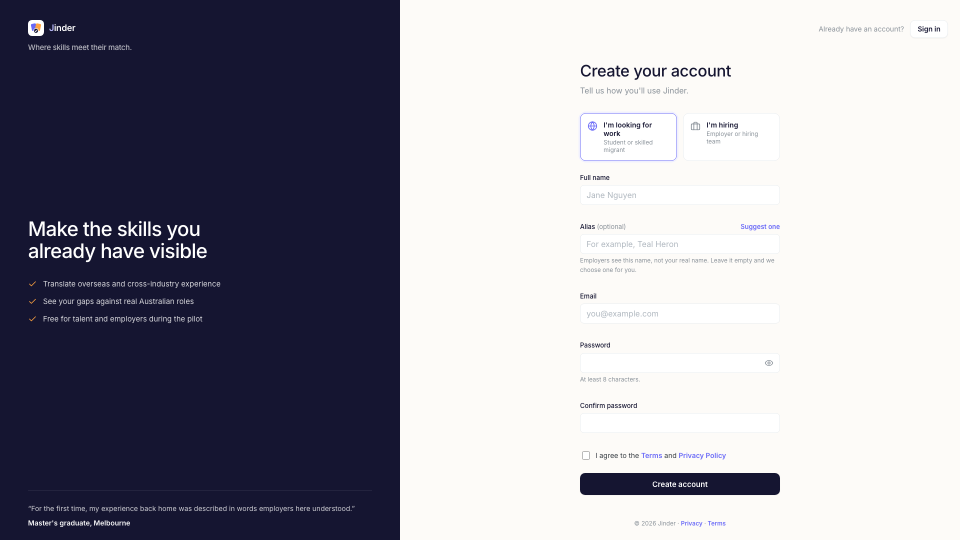
#> input picture Presentation/Video/audio/yt_00_signup.png, 1920 x 1080 px, found by its file name (shown at 1/2 size)
$ python build_yt_video_v2.py
#> lines starting #> are read from the running program, lines starting #| are printed output that depends on the picture
#!/usr/bin/env python3
import os
import subprocess
import textwrap
from PIL import Image, ImageDraw, ImageFont
import numpy as np

FFMPEG_BIN = "/Library/Frameworks/Python.framework/Versions/3.14/lib/python3.14/site-packages/imageio_ffmpeg/binaries/ffmpeg-macos-aarch64-v7.1"
font_path_bold = "/System/Library/Fonts/Supplemental/Arial Bold.ttf"
font_path_reg = "/System/Library/Fonts/Supplemental/Arial.ttf"

font_badge = ImageFont.truetype(font_path_bold, 16)
font_title = ImageFont.truetype(font_path_bold, 44)
font_sub = ImageFont.truetype(font_path_reg, 24)
font_caption = ImageFont.truetype(font_path_bold, 21)

scenes = [
    {
        "index": 0,
        "step": "STEP 01 OF 09 • TALENT ONBOARDING",
        "title": "Account Creation & Role Selection",
        "sub": "Role Picker • Anonymous Wildlife Persona • National Standards",
        "img": "Presentation/audio/yt_00_signup.png",
        "audio": "Presentation/audio/yt_audio_0.mp3",
        "subtitle": "To get started with Jinder, talents and employers can create an account in seconds. Candidates select their role, choose an anonymous Australian wildlife persona like Teal Heron to protect privacy and eliminate bias, and enter their details under strict national standards."
    },
    {
        "index": 1,
        "step": "STEP 02 OF 09 • PLATFORM ACCESS",
        "title": "Dual-Role Authentication",
        "sub": "Instant 1-Click Platform Access for Talents & Hiring Teams",
        "img": "Presentation/audio/yt_01_login.png",
        "audio": "Presentation/audio/yt_audio_1.mp3",
        "subtitle": "Welcome to Jinder, the autonomous capability alignment platform for Australia. Let's sign into the live application as candidate Linh Nguyen."
    },
    {
        "index": 2,
        "step": "STEP 03 OF 09 • TALENT WORKSPACE",
        "title": "Overseas Qualification Harmonisation",
        "sub": "ANZSCO 224114 Data Analyst • AQF Level 7 Benchmarking",
        "img": "Presentation/audio/yt_02_talent_home.png",
        "audio": "Presentation/audio/yt_audio_2.mp3",
        "subtitle": "Linh's overseas BI Specialist title is harmonised to ANZSCO 224114 Data Analyst (AQF Level 7), masked under anonymous persona Teal Heron."
    },
    {
        "index": 3,
        "step": "STEP 04 OF 09 • OPPORTUNITY DISCOVERY",
        "title": "Continuous Feed Ranking (Formula F-05)",
        "sub": "Continuous Match Engine Across Melbourne, Sydney & Canberra",
        "img": "Presentation/audio/yt_03_jobs_feed.png",
        "audio": "Presentation/audio/yt_audio_3.mp3",
        "subtitle": "Jinder executes Formula F-05 to rank open roles across Melbourne, Sydney, and Canberra by skill coverage, fit score, and salary upside."
    },
    {
        "index": 4,
        "step": "STEP 05 OF 09 • EXPLAINABLE TELEMETRY",
        "title": "Skill Overlap & Gap Analysis",
        "sub": "Transparent Mathematical Breakdown • Targeted Course Actions",
        "img": "Presentation/audio/yt_04_job_detail.png",
        "audio": "Presentation/audio/yt_audio_4.mp3",
        "subtitle": "Reviewing the Data Analyst role at Stringybark Data: 76% skill coverage, verified SQL & Python competencies, and transparent gap flagging."
    },
    {
        "index": 5,
        "step": "STEP 06 OF 09 • VACANCY BENCHMARKING",
        "title": "Multi-Role Comparison Tray",
        "sub": "Benchmarking Opportunities Across Remuneration & Flexibility",
        "img": "Presentation/audio/yt_05_job_compare.png",
        "audio": "Presentation/audio/yt_audio_5.mp3",
        "subtitle": "Candidates benchmark multiple job opportunities side-by-side across salary, hybrid work flexibility, and long-term capability growth."
    },
    {
        "index": 6,
        "step": "STEP 07 OF 09 • EMPLOYER PORTAL",
        "title": "Zero-PII Wildlife Candidate Feed",
        "sub": "Eliminating Demographic Hiring Bias With Masked Personas",
        "img": "Presentation/audio/yt_06_wildlife_candidates.png",
        "audio": "Presentation/audio/yt_audio_6.mp3",
        "subtitle": "Switching to Employer portal: Hiring managers discover talent masked under wildlife personas like Violet Koala to eliminate demographic bias."
    },
    {
        "index": 7,
        "step": "STEP 08 OF 09 • CAPABILITY PROVENANCE",
        "title": "Verified Evidence & CV Citations",
        "sub": "Concrete CV Tracing • Statutory Blocker Audit Trail",
        "img": "Presentation/audio/yt_07_candidate_detail.png",
        "audio": "Presentation/audio/yt_audio_7.mp3",
        "subtitle": "In-depth candidate profile: Every claimed competency is anchored to concrete CV citations, certifications, and Australian benchmarks."
    },
    {
        "index": 8,
        "step": "STEP 09 OF 09 • RADAR BENCHMARKING",
        "title": "Multi-Candidate Radar Comparison",
        "sub": "Identical Radar Axes • Skill Fit, Seniority & Certifications",
        "img": "Presentation/audio/yt_08_recruiter_compare.png",
        "audio": "Presentation/audio/yt_audio_8.mp3",
        "subtitle": "Multi-candidate compare tray: Contrasting candidate profiles on identical radar axes across skill fit, seniority, and certification readiness."
    }
]

w, h = 1920, 1080

def create_transition_frame(step_text, title_text, sub_text, out_path, step_num):
#> called with step_text = 'STEP 01 OF 09 • TALENT ONBOARDING', title_text = 'Account Creation & Role Selection', out_path = 'Presentation/audio/v2_trans_0.png', step_num = 0
    y, x = np.ogrid[:h, :w]
    cx, cy = w // 2, h // 2
    dist = np.sqrt((x - cx)**2 + (y - cy)**2)
    r_norm = np.clip(dist / 950.0, 0, 1)

    r_ch = (15 + (1 - r_norm) * 26).astype(np.uint8)
    g_ch = (17 + (1 - r_norm) * 22).astype(np.uint8)
    b_ch = (36 + (1 - r_norm) * 48).astype(np.uint8)

    img_arr = np.dstack([r_ch, g_ch, b_ch])
    img = Image.fromarray(img_arr, mode="RGB").convert("RGBA")
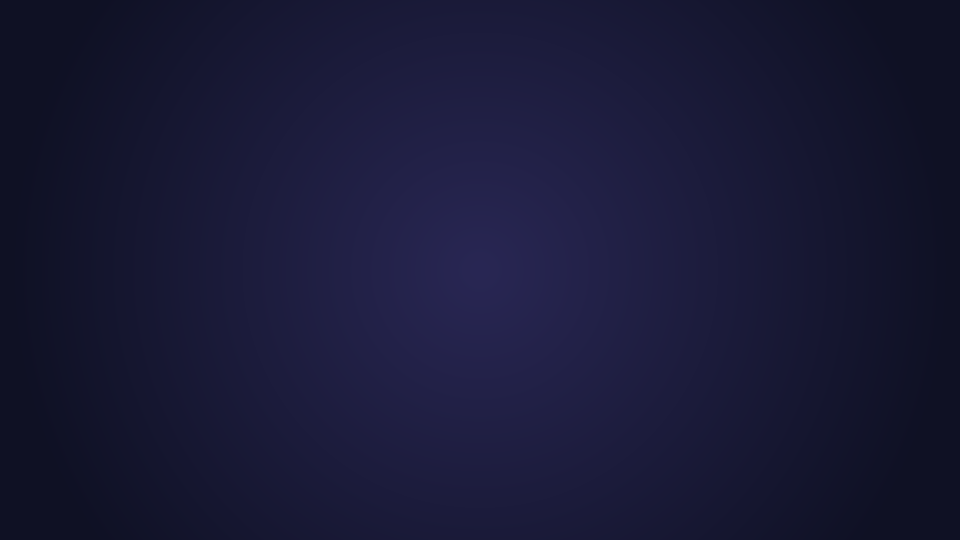
#> img: PIL image 1920x1080 RGBA (shown at 1/2 size); mean R, G, B, A 24.5, 25, 54, 255

    overlay = Image.new("RGBA", (w, h), (0, 0, 0, 0))
#> overlay: PIL image 1920x1080 RGBA; every value is 0
    draw = ImageDraw.Draw(overlay)

    # Ambient glowing orbs
    draw.ellipse([cx - 450, cy - 350, cx + 450, cy + 450], fill=(104, 104, 247, 32))
    draw.ellipse([cx - 220, cy - 220, cx + 220, cy + 220], fill=(255, 163, 64, 28))

    # Center Glass Card
    card_w, card_h = 1040, 360
    x0 = (w - card_w) // 2
    y0 = (h - card_h) // 2
    x1, y1 = x0 + card_w, y0 + card_h

    draw.rounded_rectangle([x0, y0, x1, y1], radius=24, fill=(18, 21, 46, 238), outline=(104, 104, 247, 180), width=2)

    # Step Badge
    draw.rounded_rectangle([x0 + 44, y0 + 44, x0 + 420, y0 + 86], radius=20, fill=(104, 104, 247, 65), outline=(104, 104, 247, 210), width=1)
    draw.text((x0 + 64, y0 + 54), step_text, fill=(165, 180, 252, 255), font=font_badge)

    # Main Title
    draw.text((x0 + 44, y0 + 115), title_text, fill=(255, 255, 255, 255), font=font_title)

    # Subtitle
    draw.text((x0 + 44, y0 + 195), sub_text, fill=(148, 163, 184, 255), font=font_sub)

    # Progress bar indicator
    total_bar_w = card_w - 88
    active_bar_w = int(total_bar_w * ((step_num + 1) / 9.0))
    draw.rounded_rectangle([x0 + 44, y1 - 44, x0 + 44 + active_bar_w, y1 - 38], radius=3, fill=(255, 163, 64, 255))
    draw.rounded_rectangle([x0 + 44 + active_bar_w, y1 - 44, x1 - 44, y1 - 38], radius=3, fill=(255, 255, 255, 35))

    final_img = Image.alpha_composite(img, overlay).convert("RGB")
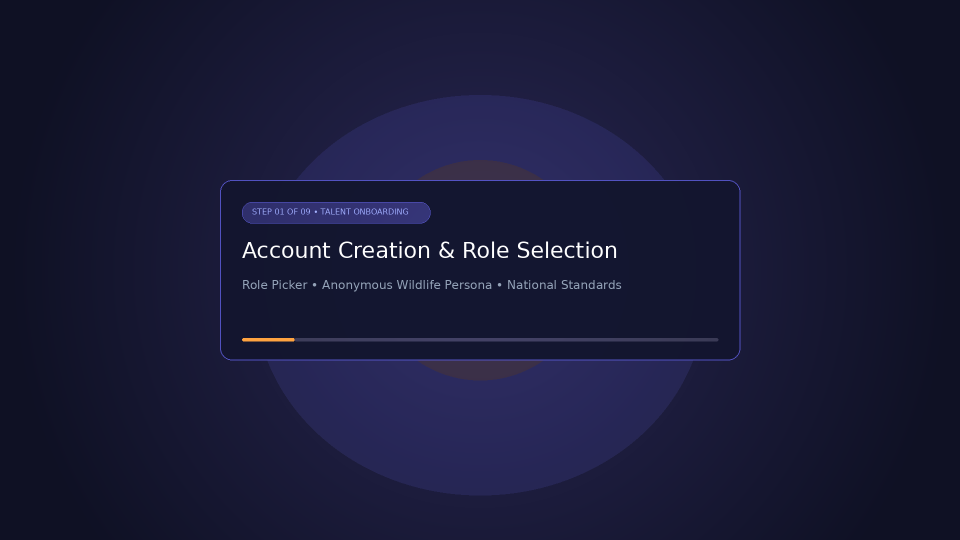
#> final_img: PIL image 1920x1080 RGB (shown at 1/2 size); mean R, G, B 24.9, 25.9, 54.8
    final_img.save(out_path)


def create_app_frame(img_path, subtitle_text, out_path):
#> called with img_path = 'Presentation/audio/yt_00_signup.png', out_path = 'Presentation/audio/v2_app_0.png'
    base = Image.open(img_path).convert("RGBA")
    if base.size != (1920, 1080):
        base = base.resize((1920, 1080), Image.Resampling.LANCZOS)

    overlay = Image.new("RGBA", (1920, 1080), (0, 0, 0, 0))
    draw = ImageDraw.Draw(overlay)

    # NOTICE: NO TOP CHAPTER BAR! KEEP THE APP SCREEN 100% CLEAN!
    # Bottom Subtitle Box only:
    sub_x0, sub_y0, sub_x1, sub_y1 = 80, 960, 1840, 1050
    draw.rounded_rectangle([sub_x0, sub_y0, sub_x1, sub_y1], radius=16, fill=(10, 12, 28, 238), outline=(255, 255, 255, 60), width=1)

    lines = textwrap.wrap(subtitle_text, width=130)
    line_y = sub_y0 + (45 - (len(lines) * 14))
    for l in lines:
        bbox = draw.textbbox((0, 0), l, font=font_caption)
        text_w = bbox[2] - bbox[0]
        text_x = 960 - (text_w // 2)
        draw.text((text_x, line_y), l, fill=(255, 255, 255, 255), font=font_caption)
        line_y += 28
#> this loop made 3 passes
#> (bbox, text_w, text_x) on passes 1 to 3: ((-1, 4, 1295, 24), 1296, 312), ((0, 4, 1338, 24), 1338, 291), ((0, 4, 203, 20), 203, 859)
#> after the loop, line_y = 1047

    final_img = Image.alpha_composite(base, overlay).convert("RGB")
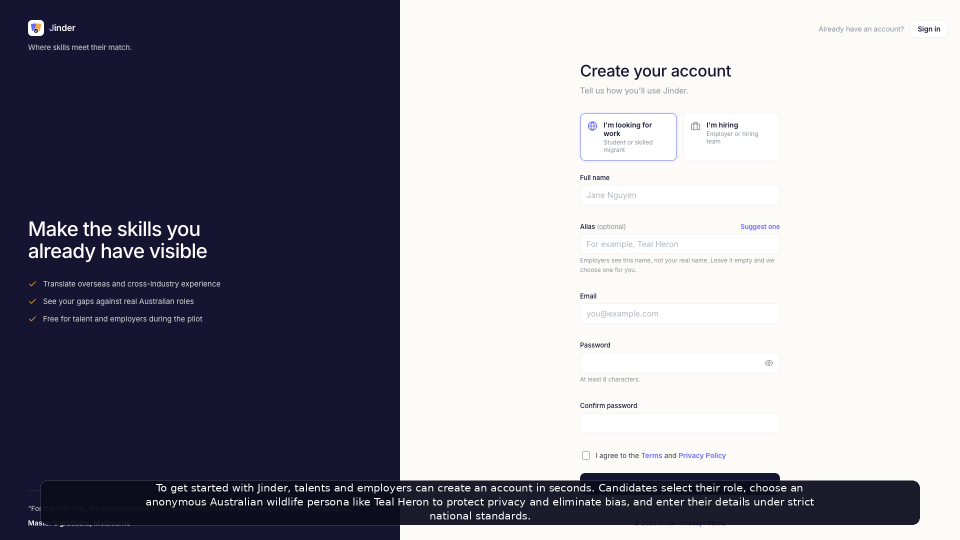
#> final_img: PIL image 1920x1080 RGB (shown at 1/2 size); mean R, G, B 147, 146.3, 156.8
    final_img.save(out_path)


print("=== 1. Generating Frames for 9 Scenes ===")
trans_files = []
app_files = []

for sc in scenes:
    i = sc["index"]
    t_out = f"Presentation/audio/v2_trans_{i}.png"
    create_transition_frame(sc["step"], sc["title"], sc["sub"], t_out, i)
    trans_files.append(t_out)
    print(f"Created transition frame: {t_out}")

    a_out = f"Presentation/audio/v2_app_{i}.png"
    create_app_frame(sc["img"], sc["subtitle"], a_out)
    app_files.append(a_out)
    print(f"Created app frame: {a_out}")
#> pass 2 of the loop `for sc in scenes:`:
#> in create_transition_frame (call 2), `final_img = Image.alpha_composite(img, overlay).convert("RGB")`:
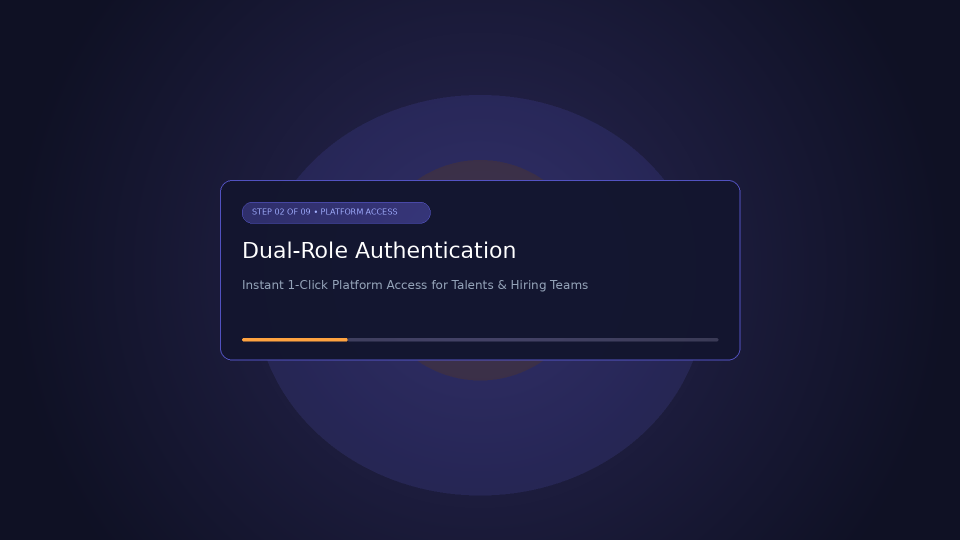
#> final_img: PIL image 1920x1080 RGB (shown at 1/2 size); mean R, G, B 24.8, 25.7, 54.6
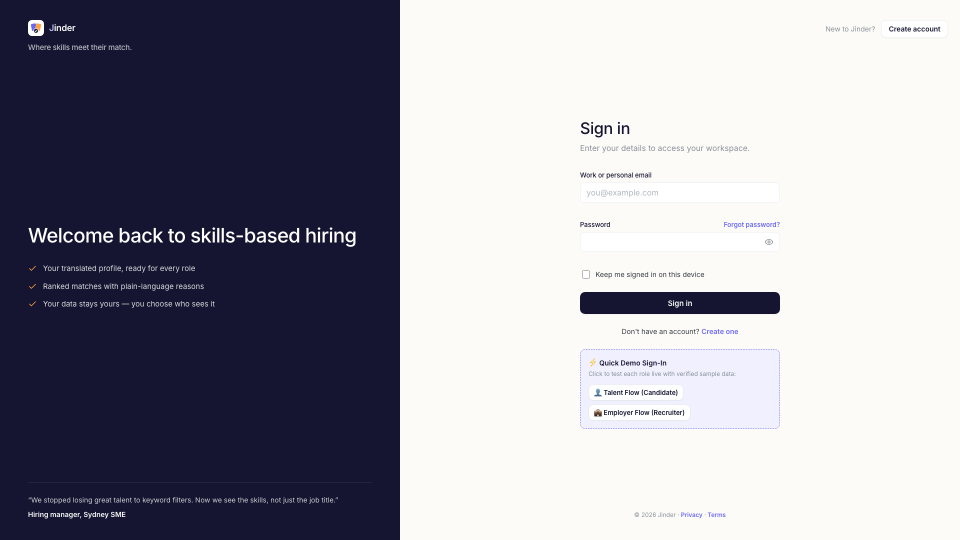
#> input picture Presentation/Video/audio/yt_01_login.png, 1920 x 1080 px, found by its file name (shown at 1/2 size)
#> the loop in create_app_frame (call 2), `for l in lines:` made 2 passes
#> (bbox, text_w, text_x) on passes 1 to 2: ((0, 4, 1337, 24), 1337, 292), ((0, 4, 139, 24), 139, 891)
#> after the loop in create_app_frame (call 2), `for l in lines:`: line_y = 1033
#> in create_app_frame (call 2), `final_img = Image.alpha_composite(base, overlay).convert("RGB")`:
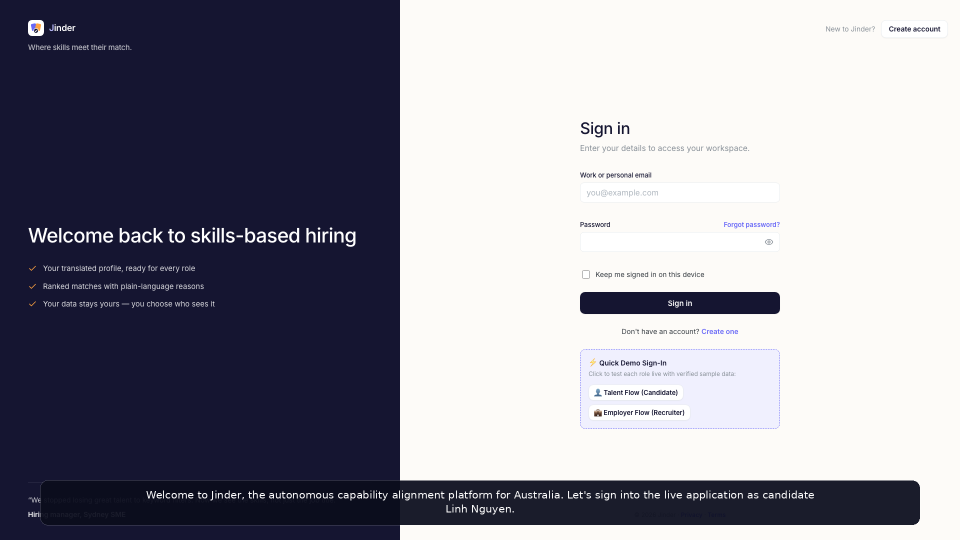
#> final_img: PIL image 1920x1080 RGB (shown at 1/2 size); mean R, G, B 144.9, 144.1, 155.1
#> pass 3 of the loop `for sc in scenes:`:
#> in create_transition_frame (call 3), `final_img = Image.alpha_composite(img, overlay).convert("RGB")`:
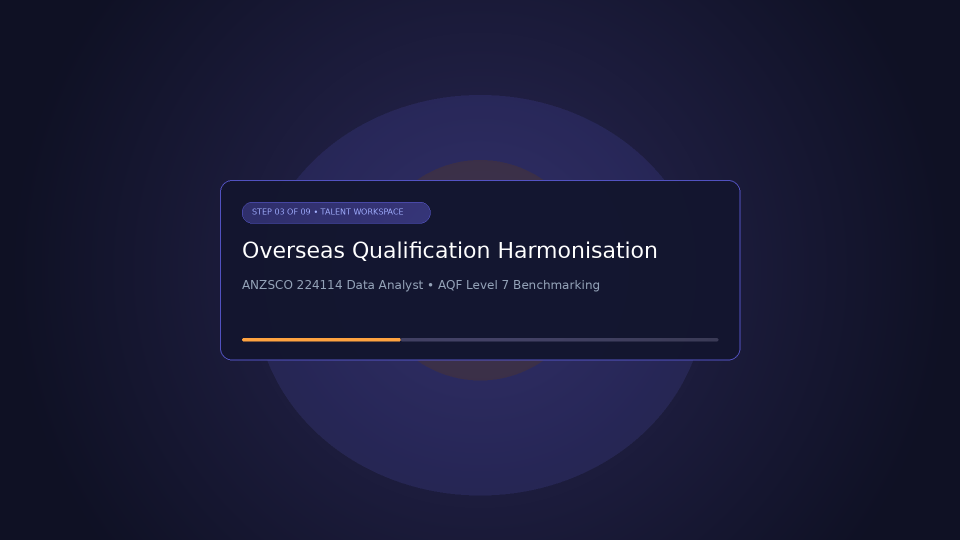
#> final_img: PIL image 1920x1080 RGB (shown at 1/2 size); mean R, G, B 25.1, 26.1, 54.8
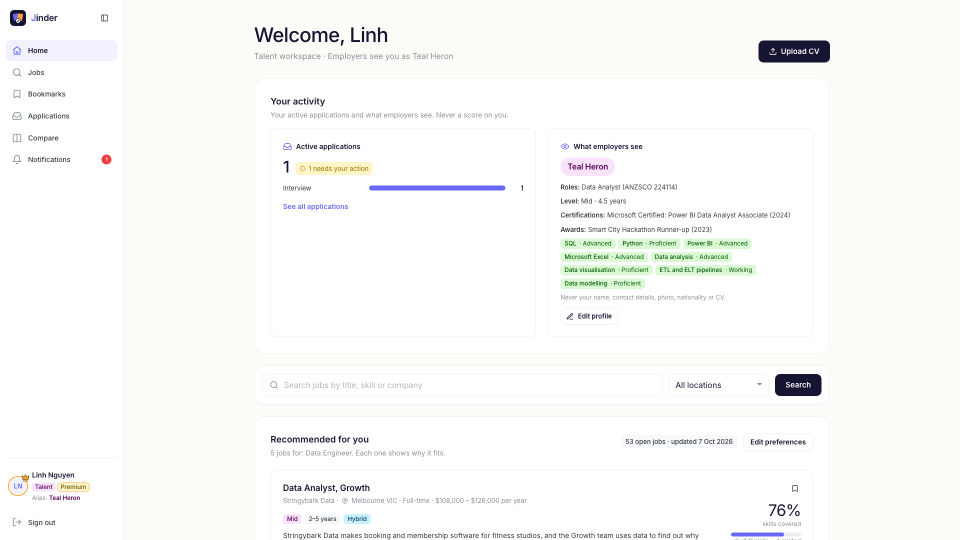
#> input picture Presentation/Video/audio/yt_02_talent_home.png, 1920 x 1080 px, found by its file name (shown at 1/2 size)
#> the loop in create_app_frame (call 3), `for l in lines:` made 2 passes
#> (bbox, text_w, text_x) on passes 1 to 2: ((0, 4, 1430, 24), 1430, 245), ((0, 5, 70, 20), 70, 925)
#> in create_app_frame (call 3), `final_img = Image.alpha_composite(base, overlay).convert("RGB")`:
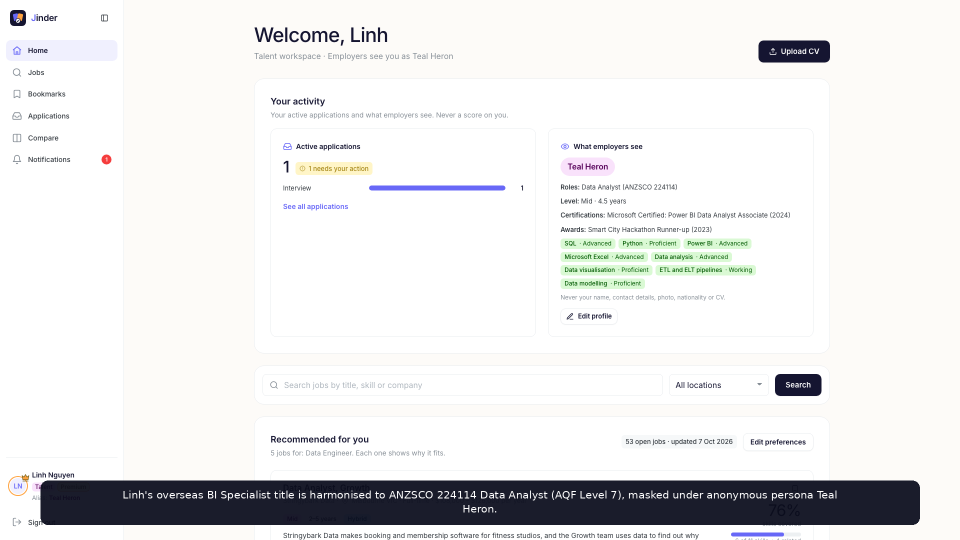
#> final_img: PIL image 1920x1080 RGB (shown at 1/2 size); mean R, G, B 233.2, 233, 233.1
#> (the run stopped early here; a loop or call above may not have finished)
